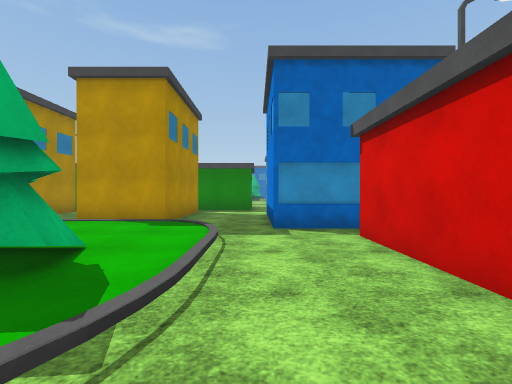
view 1 (above)

23 first-person views from a walk through a Unity game level. The camera is 1.4 m above the floor, looks level and sees 90° across. The floor is counted in squares, 1.51 m on a side. Each view is taken from the middle of a square. On the plan, view 1 faces up. The plan holds only what a view shows up to about 11 squares ahead; the rest is blank. The place goes on beyond the plan. Flat ground stands in for the terrain. The player character is not drawn. Surface patterns are stand-ins for the level's own textures.

view 2
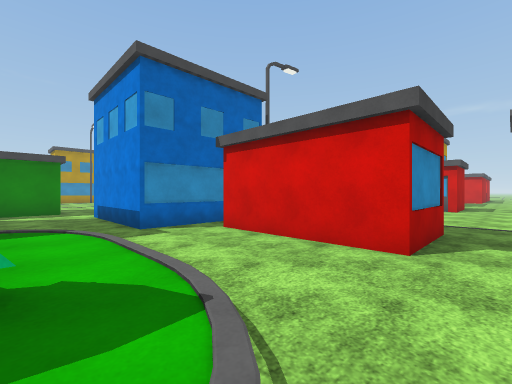

view 3
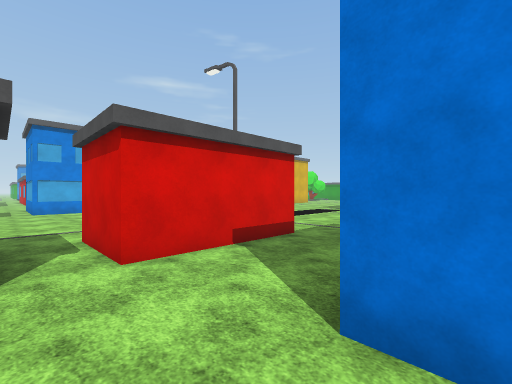

view 4
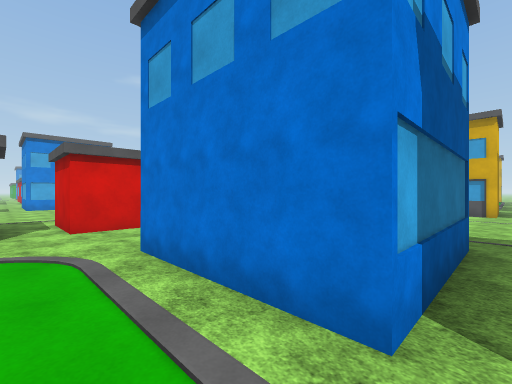

view 5
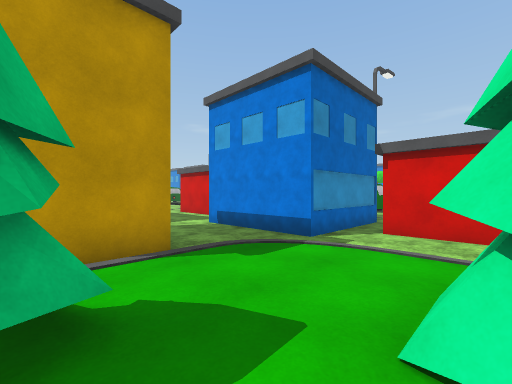

view 6
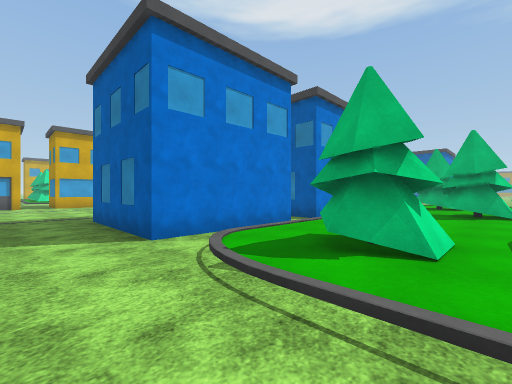

view 7
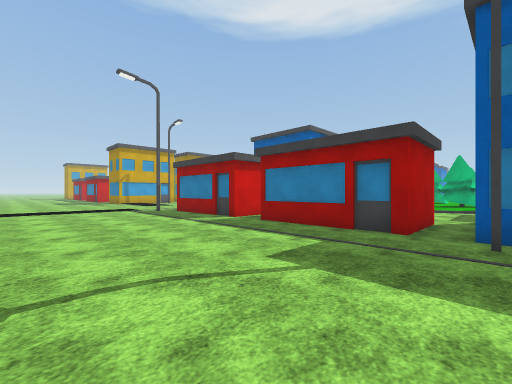

view 8
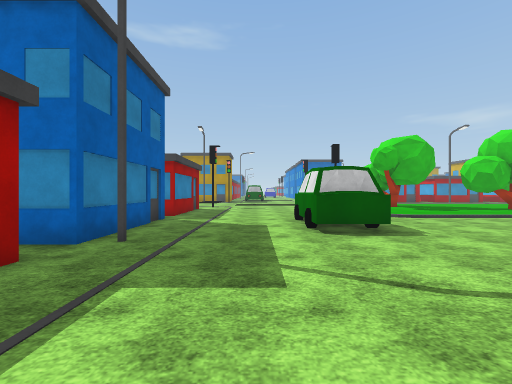

view 9
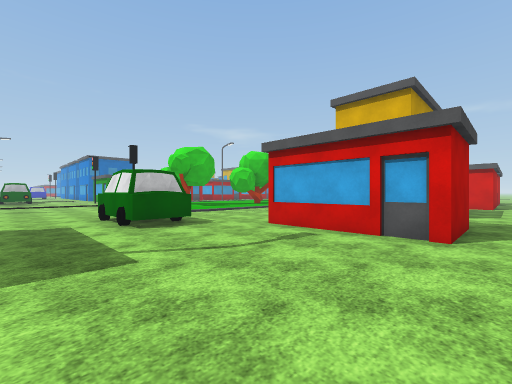

view 10
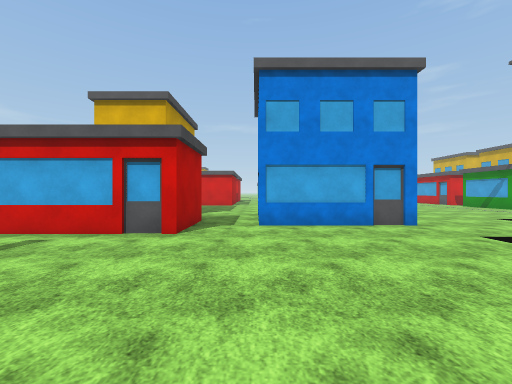

view 11
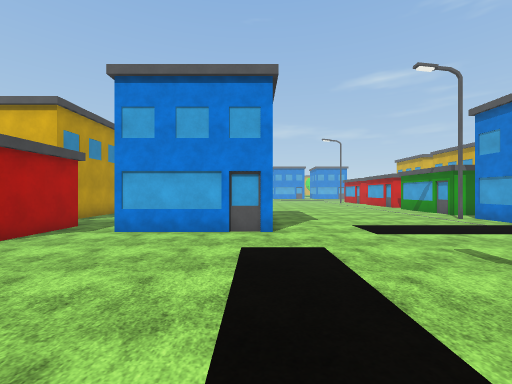

view 12
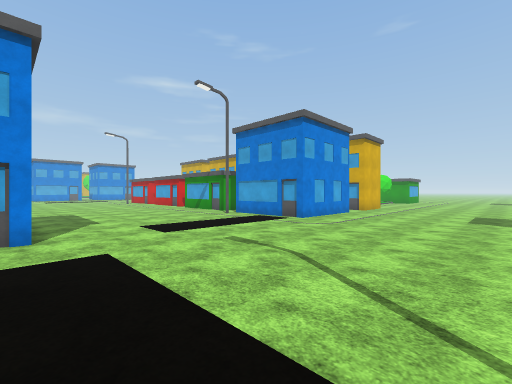

view 13
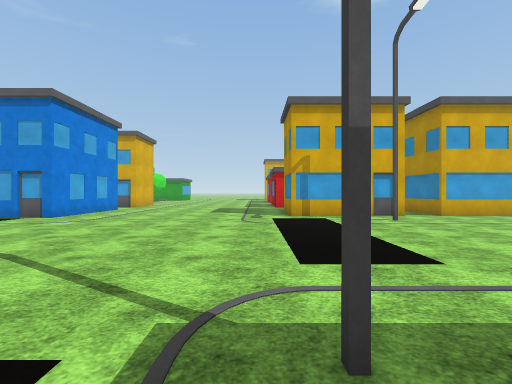

view 14
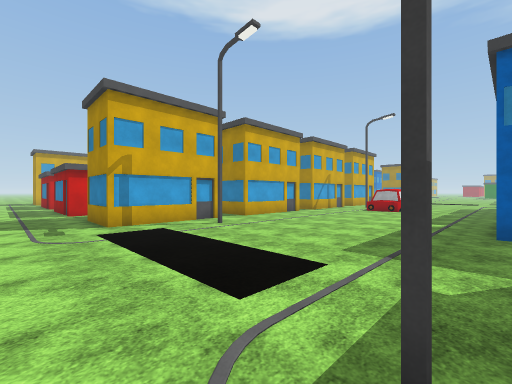

view 15
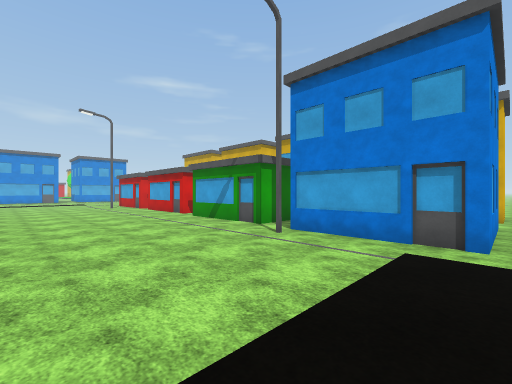

view 16
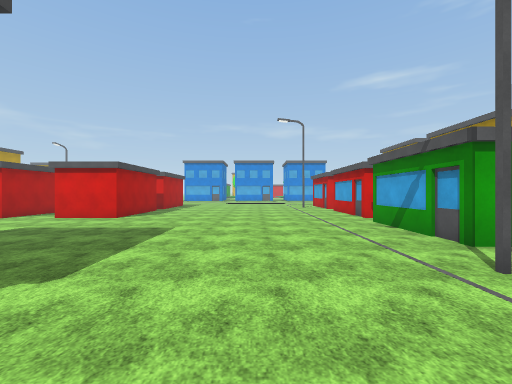

view 17
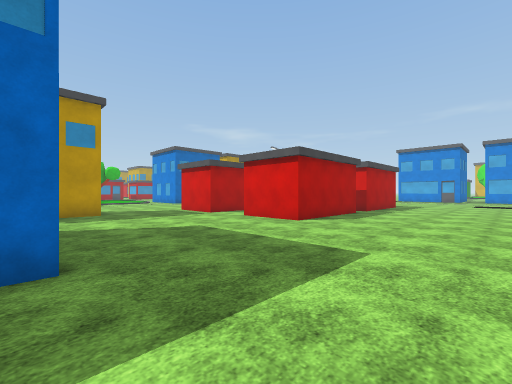

view 18
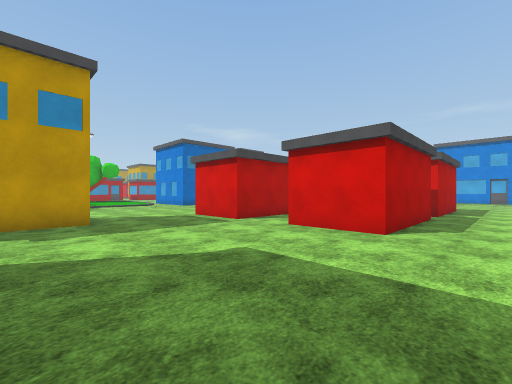

view 19
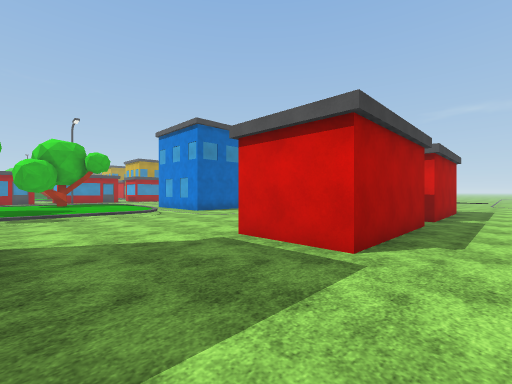

view 20
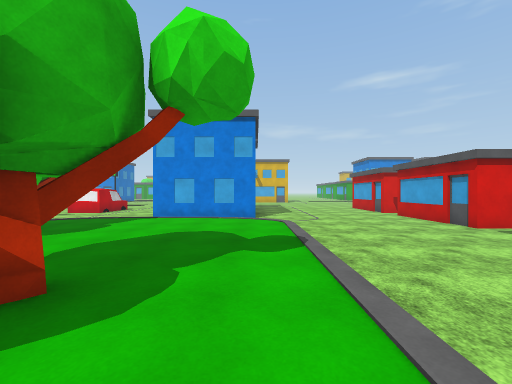

view 21
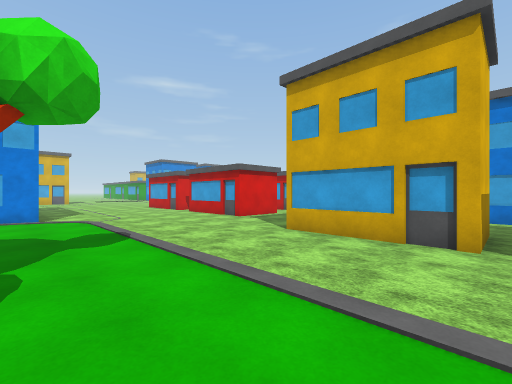

view 22
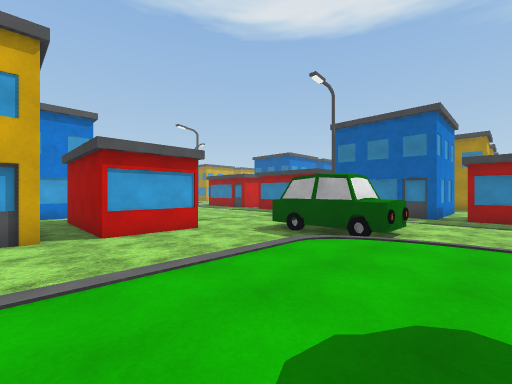

view 23
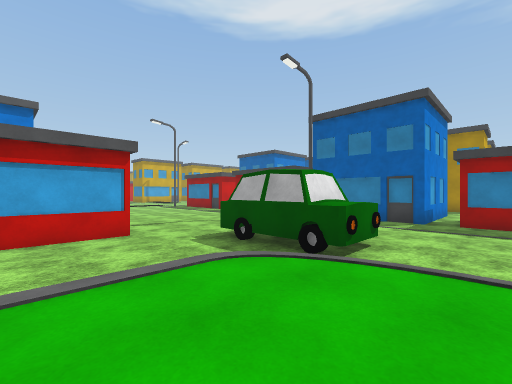

### Floor plan
Key: @ floor where view 1 was taken; # wall or solid block; . main floor; : floor 0.25 m higher than the main floor; / step, stairs or slope; B building; T tree; C car.
Columns run from 9 left of view 1 to 29 right of it. Each row starts with its distance up from view 1.
 13        ##B    B......::::::TT#:::::: #
 12 B      ....  ##......::::::::::::::/ B
 11 #   B #...## ##....CC/:::::::::::::/ #
 10 #   B #...#   .....CC./////////////...
  9       #...#   #....CC.................
  8     ###...#  ##....CC.................
  7     ......####B.......................
  6    TT:::/.............B##.##BB#.......
  5    TT:::/..####.......###.    B.......
  4 T::::::::..#  #.......###.    B...####B
  3 TT:::TTT:..#  B.......###.........####
  2 ::    T//..#  B.......###.........#####
  1    :::://..#BB#........................
  0     ////.@.............####B........BB.
 -1  ##.#####..#  #........#    ......#
 -2   #.#   #..#  #........#    ......#
 -3    .#   #..#  B........#    ......#####
 -4    .#   #..#  B./::::..#   #...........
 -5    .B   #......./////..................
 -6    ....................................
 -7    ........../:.......:/...............
 -8    ........../:.......:/...............
 -9    ........../:.......:/............
-10    .. ......./:.......:/...........
-11    ..  ....../:.......:/...........
-12    ..  ...#........................
-13    .. .................B#BB....B...
-14    .##BB#.##B#.........    .##    #
-15         #     .........     #

Positions as (right, up) in squares from view 1, and headings:
1: (0, 0), facing up
2: (-2, 0), facing up-right
3: (-2, 1), facing down-right
4: (-6, 1), facing down-right
5: (-5, 3), facing up-right
6: (1, 4), facing down-left
7: (11, 7), facing down-left
8: (8, 2), facing up
9: (7, 1), facing up-right
10: (7, 0), facing right
11: (7, -4), facing right
12: (7, -4), facing down-right
13: (6, -4), facing down
14: (7, -5), facing down-left
15: (13, -7), facing down-right
16: (14, -9), facing right
17: (18, -8), facing up-right
18: (19, -5), facing up-right
19: (21, 0), facing up-right
20: (17, 11), facing right
21: (16, 12), facing down-right
22: (17, 13), facing down-left
23: (15, 13), facing down-left
